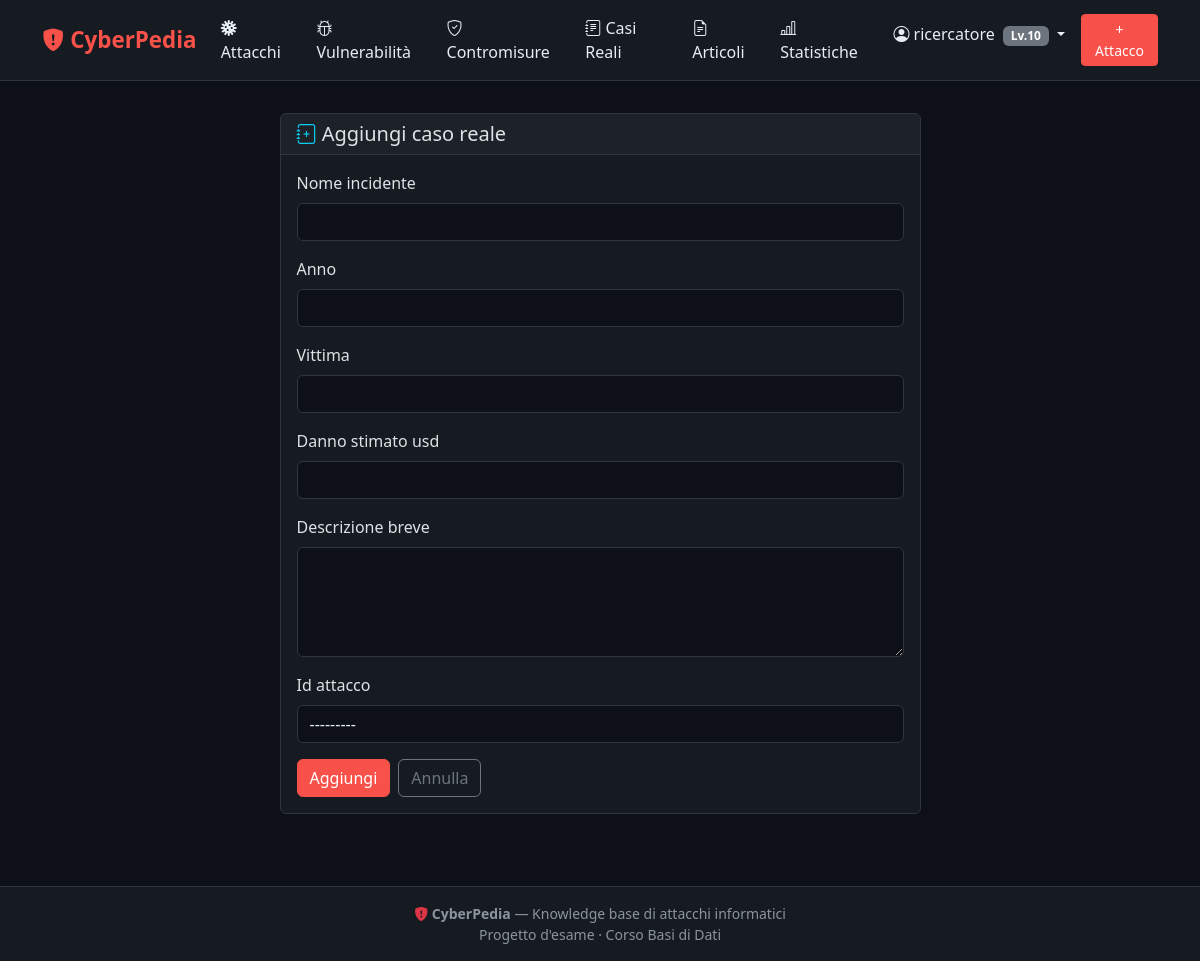
Page /casi/nuovo/ (signed in) on the committed database.
### core/models.py (models this page shows, shortened)
class Utenti(models.Model):
    id_utente = models.AutoField(primary_key=True)
    username = models.CharField(max_length=20, unique=True)
    email = models.EmailField(unique=True)
    password = models.CharField(max_length=128)
    data_registrazione = models.DateField(auto_now_add=True)
    livello = models.IntegerField(default=0)
    bio = models.TextField(blank=True)
    foto_profilo = models.ImageField(upload_to='profili/', blank=True, null=True)
    class Meta:
        db_table = 'utenti'

class Attacco(models.Model):
    id_attacco = models.AutoField(primary_key=True)
    nome = models.CharField(max_length=200)
    descrizione = models.TextField()
    severita = models.CharField(max_length=10, choices=SEVERITA_CHOICES)
    data_pubblicazione = models.DateField()
    riferimento_mitre = models.CharField(max_length=50, blank=True)
    immagine = models.ImageField(upload_to='attacchi_img/', blank=True, null=True)
    id_autore = models.ForeignKey(
        Utenti, on_delete=models.PROTECT,
        db_column='id_autore', related_name='attacchi'
    )
    class Meta:
        db_table = 'attacco'
    def __str__(self):
        return self.nome

### core/views.py (the view)
# urls.py: path('casi/nuovo/', views.caso_create, name='caso-create'),
@login_required
@require_livello(5)
def caso_create(request):
    if request.method == 'POST':
        form = CasoRealeForm(request.POST)
        if form.is_valid():
            form.save()
            messages.success(request, 'Caso reale aggiunto.')
            return redirect('casi-list')
    else:
        form = CasoRealeForm()
    return render(request, 'casi/form.html', {'form': form, 'azione': 'Aggiungi'})

### core/forms.py
class CasoRealeForm(forms.ModelForm):
    class Meta:
        model = CasoReale
        fields = ['nome_incidente', 'anno', 'vittima',
                  'danno_stimato_usd', 'descrizione_breve', 'id_attacco']
        widgets = {'descrizione_breve': forms.Textarea(attrs={'rows': 4})}

### core/auth_helpers.py (called while the page is built)
def get_current_user(request):
    user_id = request.session.get('user_id')
    if not user_id:
        return None
    try:
        return Utenti.objects.get(pk=user_id)
    except Utenti.DoesNotExist:
        del request.session['user_id']
        return None

### core/context_processors.py (called while the page is built)
def current_user(request):
    user_id = request.session.get('user_id')
    if user_id:
        try:
            return {'utente_corrente': Utenti.objects.get(pk=user_id)}
        except Utenti.DoesNotExist:
            del request.session['user_id']
    return {'utente_corrente': None}

### templates/casi/form.html (shortened to what this page needs)
{% extends 'base.html' %}
{% load widget_tweaks %}
{% block content %}
<div class="row justify-content-center">
  <div class="col-lg-7">
    <div class="card">
      <div class="card-header"><h5 class="mb-0"><i class="bi bi-journal-plus text-info"></i> {{ azione }} caso reale</h5></div>
      <div class="card-body">
        <form method="post">
          {% for field in form %}
          <div class="mb-3">
            <label for="{{ field.id_for_label }}" class="form-label">{{ field.label }}</label>
            {% render_field field class="form-control" %}
          </div>
          {% endfor %}
          <div class="d-flex gap-2">
            <button type="submit" class="btn btn-cp-primary">{{ azione }}</button>
            <a href="{% url 'casi-list' %}" class="btn btn-outline-secondary">Annulla</a>
          </div>
        </form>
      </div>
    </div>
  </div>
</div>
{% endblock %}

### templates/partials/navbar.html (shortened to what this page needs)
{% load widget_tweaks %}
<nav class="navbar navbar-expand-lg mb-2">
  <div class="container">
    <a class="navbar-brand" href="{% url 'home' %}">
      <i class="bi bi-shield-fill-exclamation"></i> CyberPedia
    </a>
    <div class="collapse navbar-collapse" id="navMain">
      <ul class="navbar-nav me-auto">
        <li class="nav-item"><a class="nav-link" href="{% url 'attacchi-list' %}"><i class="bi bi-virus"></i> Attacchi</a></li>
        <li class="nav-item"><a class="nav-link" href="{% url 'vulnerabilita-list' %}"><i class="bi bi-bug"></i> Vulnerabilità</a></li>
        <li class="nav-item"><a class="nav-link" href="{% url 'contromisure-list' %}"><i class="bi bi-shield-check"></i> Contromisure</a></li>
        <li class="nav-item"><a class="nav-link" href="{% url 'casi-list' %}"><i class="bi bi-journal-text"></i> Casi Reali</a></li>
        <li class="nav-item"><a class="nav-link" href="{% url 'articoli-list' %}"><i class="bi bi-file-earmark-text"></i> Articoli</a></li>
        <li class="nav-item"><a class="nav-link" href="{% url 'statistiche' %}"><i class="bi bi-bar-chart-line"></i> Statistiche</a></li>
      </ul>
      <ul class="navbar-nav">
        {% if utente_corrente %}
          <li class="nav-item dropdown">
            <a class="nav-link dropdown-toggle" href="#" data-bs-toggle="dropdown">
              <i class="bi bi-person-circle"></i> {{ utente_corrente.username }}
              <span class="badge bg-secondary ms-1">Lv.{{ utente_corrente.livello }}</span>
            </a>
          </li>
          {% if utente_corrente.livello >= 10 %}
          <li class="nav-item ms-2">
            <a class="btn btn-cp-primary btn-sm" href="{% url 'attacco-create' %}">+ Attacco</a>
          </li>
          {% endif %}
        {% else %}
          <li class="nav-item"><a class="nav-link" href="{% url 'login' %}">Accedi</a></li>
          <li class="nav-item ms-2"><a class="btn btn-cp-outline btn-sm" href="{% url 'register' %}">Registrati</a></li>
        {% endif %}
      </ul>
    </div>
  </div>
</nav>

### templates/base.html (style rules this page uses)
:root { --cp-bg: #0d1117; --cp-surface: #161b22; --cp-border: #30363d; --cp-text: #e6edf3; --cp-muted: #8b949e; --cp-red: #f85149; --cp-blue: #58a6ff; --cp-green: #3fb950; --cp-yellow: #d29922; }
body { background: var(--cp-bg); color: var(--cp-text); font-family: 'Segoe UI', system-ui, sans-serif; }
.navbar { background: var(--cp-surface) !important; border-bottom: 1px solid var(--cp-border); }
.navbar-brand { color: var(--cp-red) !important; font-weight: 700; font-size: 1.4rem; }
.nav-link { color: var(--cp-text) !important; }
.card { background: var(--cp-surface); border: 1px solid var(--cp-border); }
.card-header { background: rgba(255,255,255,.03); border-bottom: 1px solid var(--cp-border); }
.btn-cp-primary { background: var(--cp-red); border-color: var(--cp-red); color: #fff; }
.form-control, .form-select { background: var(--cp-bg); border-color: var(--cp-border); color: var(--cp-text); }
a { color: var(--cp-blue); }

### rows in the picture
Utenti: username "ricercatore", livello "10"
Attacco: id_attacco "---------"

### other values in the picture
{{ azione }} "Aggiungi"
{{ field.label }} "Nome incidente" "Anno" "Vittima" "Danno stimato usd" "Descrizione breve" "Id attacco"
